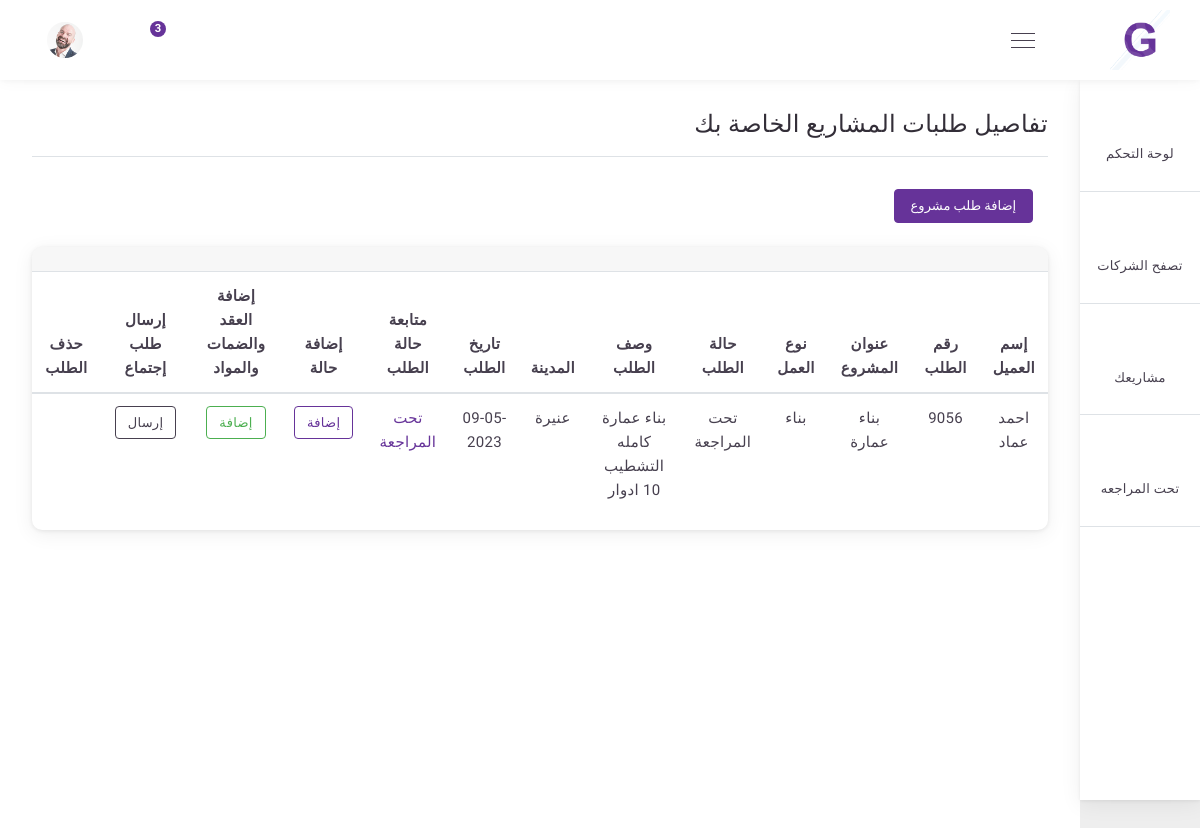
Page /request/project_request_list/ (signed in) on the earlier database version.
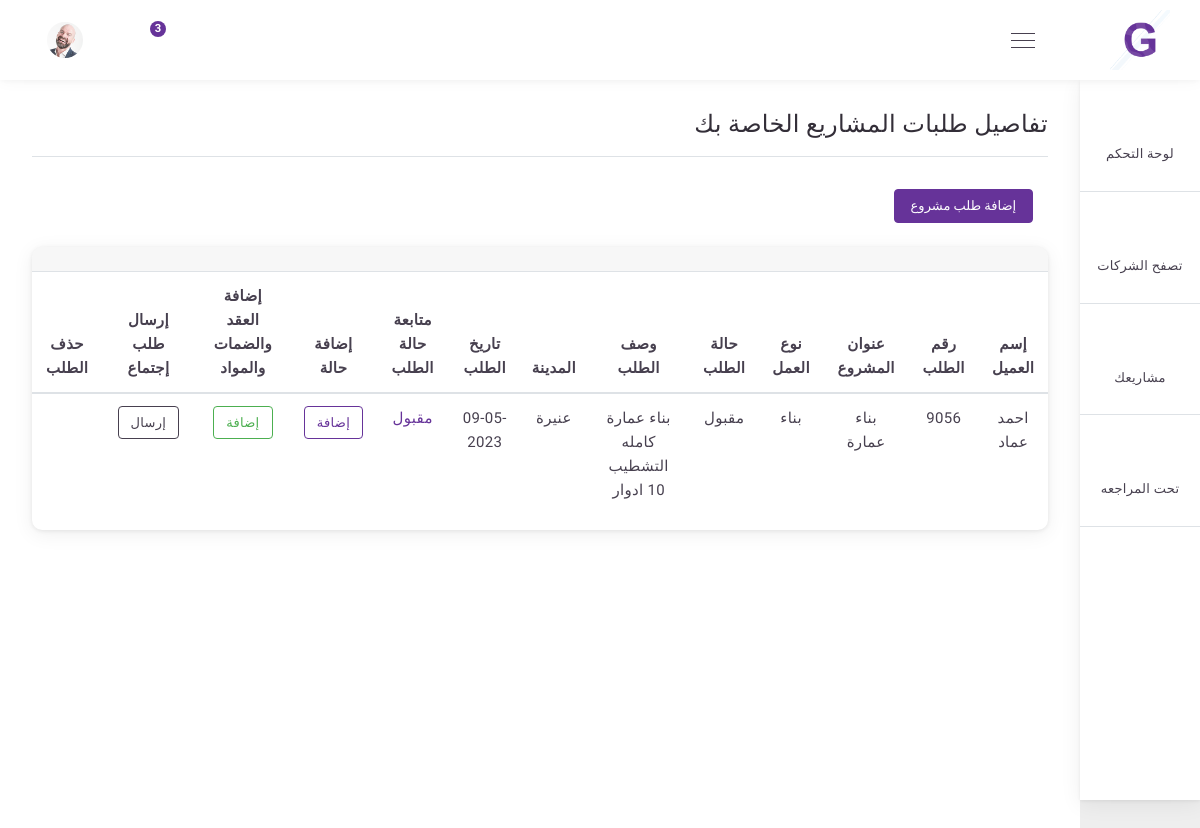
Same page on the later database version.
### request/models.py (models this page shows, shortened)
class ProjectRequest(models.Model):
    Request_Status={
        ('تحت المراجعة' , 'تحت المراجعة'),
        ('مقبول' , 'مقبول'),
        ('مرفوض ' , 'مرفوض'),
    }
    work_Type={
        ('بناء' , 'بناء'),
        ('ترميم' , 'ترميم'),
        ('شراء ' , 'شراء'),
    }
    user               = models.ForeignKey(User,  on_delete=models.CASCADE)
    company            = models.ForeignKey(Company,  on_delete=models.CASCADE)
    workname           = models.CharField(_("إسم العميل"), max_length=50)
    name               = models.CharField(_("عنوان المشروع"), max_length=50)
    workType           = models.CharField(_("نوع العمل "),choices=work_Type,default='بناء' , max_length=50)
    request_status     = models.CharField(_("حالة الطلب "),choices=Request_Status,default='تحت المراجعة' , max_length=50)
    city               = models.CharField(_("المدينة "), max_length=50)
    code               = models.IntegerField(_("رقم الطلب"), default=random_string)
    description        = models.TextField(_("وصف الطلب"))
    create_at          = models.DateTimeField(_("تاريخ الطلب"), default = timezone.now)
    class Meta:
        verbose_name = _("Project Request")
        verbose_name_plural = _("Project Request")

### request/views.py (the view)
# urls.py: path('project_request_list/' , views.project_request_list, name= 'project_request_list'),
def project_request_list(request):
    project_request_list  = ProjectRequest.objects.filter(user = request.user)
    return render(request ,'project_request/my_project_request.html', {
        'project_request_list' : project_request_list ,
        'title' : 'طلبات المشاريع',
    })

### request/templates/project_request/my_project_request.html (shortened to what this page needs)
{% extends 'base.html' %}
{% load static %}
{% block 'body' %}
<div class="main-content-wrap sidenav-open d-flex flex-column">
<div class="main-content">
    <div class="breadcrumb">
        <h1 class="mr-2">تفاصيل طلبات المشاريع الخاصة بك</h1>
    </div>
    <div class="separator-breadcrumb border-top"></div>
        <div class="col-md-2 mt-3 mt-md-0">
            <a href="{% url 'users:company_list' %}"><button  class="btn btn-primary btn-block">إضافة طلب مشروع</button></a>
        </div>        <br/>
    <div class="row">
        <div class="col-lg-12 col-md-12">
            <div class="row">
                <div class="col-md-12">
                    <div class="card o-hidden mb-4">
                        <div class="card-header d-flex align-items-center border-0">
                        </div>
                        <div>
                            <div class="table-responsive">
                                <table class="table text-center" id="user_table">
                                    <thead>
                                        <tr>
                                            <th scope="col">إسم العميل </th>
                                            <th scope="col">رقم الطلب </th>
                                            <th scope="col">عنوان المشروع </th>
                                            <th scope="col">نوع العمل </th>
                                            <th scope="col">حالة الطلب</th>
                                            <th scope="col">وصف الطلب </th>
                                            <th scope="col">المدينة </th>
                                            <th scope="col">تاريخ الطلب </th>
                                            <th scope="col">متابعة حالة الطلب </th>
                                            <th scope="col">إضافة حالة </th>
                                            <th scope="col">إضافة العقد والضمات والمواد </th>
                                            <th scope="col">إرسال طلب إجتماع </th>
                                            <th scope="col">حذف الطلب </th>
                                        </tr>
                                    </thead>
                                    <tbody>
                                        {% for request in project_request_list %}
                                        <tr>
                                            <td>{{request.workname}}</td>
                                            <td>{{request.code}}</td>
                                            <td>{{request.name}}</td>
                                            <td>{{request.workType}}</td>
                                            <td>{{request.request_status}}</td>
                                            <td>{{request.description}}</td>
                                            <td>{{request.city}}</td>
                                            <td>{{request.create_at|date:'d-m-Y'}}</td>
                                            <td><a href="">{{request.request_status}}</a></td>
                                            <td> <a  class="btn btn-outline-primary" href="{% url 'request:add_Update_Project_Status' request.id %}" style="width: 80; height: 15;">
                                                إضافة
                                            </a></td>
                                            <td> <a  class="btn btn-outline-success" href="{% url 'request:add_Contracts_Guarantees' request.id %}" style="width: 80; height: 15;">
                                                إضافة
                                              </a></td>
                                            <td> <a  class="btn btn-outline-dark   " href="{% url 'request:add_Project_Meetings' request.id %}" style="width: 80; height: 15;">
                                                إرسال
                                              </a></td>
                                            <td><a class="text-danger mr-2" href="{% url 'request:request_delete' request.id %}"></a></td>
                                        </tr>
                                        {% endfor %}
                                    </tbody>
                                </table>
                            </div>
                        </div>
                    </div>
                </div>
            </div>
        </div>
    </div>
</div>
</div>
{% endblock %}

### templates/base.html (shortened to what this page needs)
{% load static %}
<!DOCTYPE html>
<html lang="en" dir="rtl">
<head>
    <link href="{% static 'dist-assets/css/themes/lite-purple.min.css'%}" rel="stylesheet" />
    <link href="{% static 'dist-assets/css/plugins/perfect-scrollbar.min.css'%}" rel="stylesheet" />
    <link href="{% static 'dist-assets/css/plugins/progesssteps.css'%}" rel="stylesheet" />
    <link href="{% static 'dist-assets/css/plugins/progessstepsdemo.css'%}" rel="stylesheet" />
    <link href="https://fonts.googleapis.com/css2?family=Cairo:wght@400;600;700;900&family=Tajawal:wght@400;500;700;800&display=swap" rel="stylesheet"></head>
    <link rel='stylesheet' href='https://cdnjs.cloudflare.com/ajax/libs/font-awesome/5.8.2/css/all.min.css'>
</head>
<body class="text-left">
    <div class="app-admin-wrap layout-sidebar-large">
        <div class="main-header">
            <div class="logo">
                <img src="{% static 'dist-assets/images/logo.png'%}" alt="">
            </div>
            <div class="menu-toggle">
                <div></div>
                <div></div>
                <div></div>
            </div>
            <div class="header-part-right">
                <i class="i-Full-Screen header-icon d-none d-sm-inline-block" data-fullscreen></i>
                <div class="dropdown">
                    <div class="badge-top-container" role="button" id="dropdownNotification" data-toggle="dropdown" aria-haspopup="true" aria-expanded="false">
                        <span class="badge badge-primary">3</span>
                        <i class="i-Bell text-muted header-icon"></i>
                    </div>
                </div>
                <div class="dropdown">
                    <div class="user col align-self-end">
                        <img src="{% static 'dist-assets/images/faces/1.jpg' %}" id="userDropdown" alt="" data-toggle="dropdown" aria-haspopup="true" aria-expanded="false">
                    </div>
                </div>
            </div>
        </div>
        <div class="side-content-wrap">
            <div class="sidebar-left open rtl-ps-none" data-perfect-scrollbar="" data-suppress-scroll-x="true">
                <ul class="navigation-left">
                    <li class="nav-item"><a class="nav-item-hold" href="{% url 'dashboard:dashboard' %}"><i class="nav-icon i-Computer-Secure"></i><span class="nav-text">لوحة التحكم</span></a>
                    </li>
                    <li class="nav-item"><a class="nav-item-hold" href="{% url 'users:company_list' %}"><i class="nav-icon i-Computer-Secure"></i><span class="nav-text">تصفح الشركات</span></a>
                    </li>
                    {% if user_profile.userType == "شركة" %}
                    <li class="nav-item"><a class="nav-item-hold" href="{% url 'request:project_request_list' %}"><i class="nav-icon i-Bar-Chart"></i><span class="nav-text">مشاريع العملاء</span></a>
                        <div class="triangle"></div>
                    </li>
                    {% else %}
                    <li class="nav-item"><a class="nav-item-hold" href="{% url 'orders:project_request_orders' %}"><i class="nav-icon i-Bar-Chart"></i><span class="nav-text">مشاريعك</span></a>
                    </li>
                    {% endif %}
                    <li class="nav-item"><a class="nav-item-hold" href="not_verified.html"><i class="nav-icon i-Add-User"></i><span class="nav-text">تحت المراجعه</span></a>
                    </li>
                </ul>
            </div>
        </div>
        {% block 'body' %}
        {% endblock %}
    <link href="https://unpkg.com/gijgo@1.9.13/css/gijgo.min.css" rel="stylesheet" type="text/css" />
</body>
</html>

Differences in the rows shown:
changed ProjectRequest "احمد عماد": request_status "تحت المراجعة" → "مقبول"
